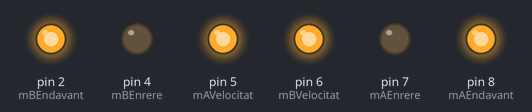
The sketch below on a simulated Arduino Uno, built with avr-gcc and run on an emulated ATmega328P. Parts: output pins drawn as LEDs (lit = HIGH).

Above: at 0.5 s.
At 4.5 s:
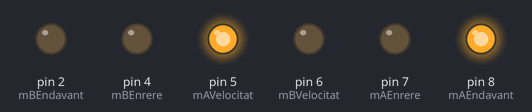
At 6.5 s:
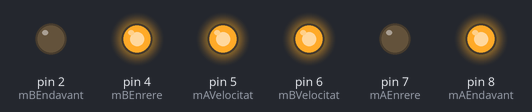
At 7.5 s:
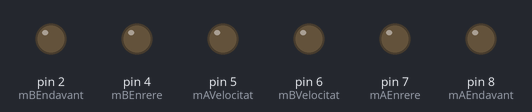
At 10.5 s:
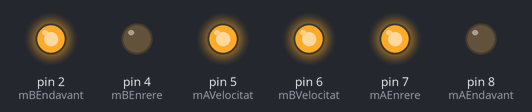
At 14.5 s:
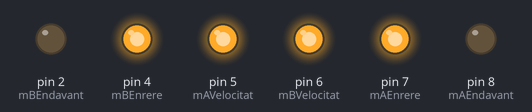
Timing chart, 0 to 15.6 s (numbered marks = the images above):
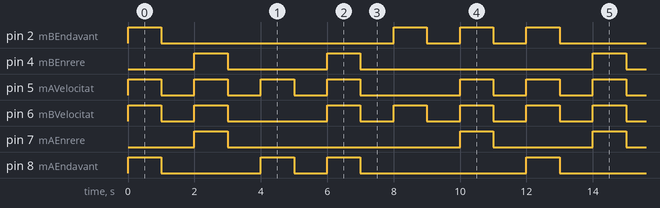

Measured:
- by itself, pin 2 (mBEndavant): repeats every 12.0 s: LOW 7.0 s, 2 × (HIGH 1.0 s, LOW 1.0 s), HIGH 1.0 s
- by itself, pin 4 (mBEnrere): repeats every 12.0 s: LOW 3.0 s, HIGH 1.0 s, LOW 7.0 s, HIGH 1.0 s
- by itself, pin 5 (mAVelocitat): repeats every 12.0 s: 3 × (LOW 1.0 s, HIGH 1.0 s), LOW 3.0 s, HIGH 1.0 s, LOW 1.0 s, HIGH 1.0 s
- by itself, pin 6 (mBVelocitat): repeats every 12.0 s: LOW 1.0 s, HIGH 1.0 s, LOW 3.0 s, 3 × (HIGH 1.0 s, LOW 1.0 s), HIGH 1.0 s
- by itself, pin 7 (mAEnrere): repeats every 12.0 s: LOW 7.0 s, HIGH 1.0 s, LOW 3.0 s, HIGH 1.0 s
- by itself, pin 8 (mAEndavant): repeats every 12.0 s: LOW 3.0 s, HIGH 1.0 s, LOW 1.0 s, HIGH 1.0 s, LOW 5.0 s, HIGH 1.0 s

The sketch:

TestMotor.ino
```cpp
/* Test del circuit dels motors del XJ-LegoBot
Funcions disponibles:
  anarEndavant(velocitat): Posa en marxa els dos motors i fa anar el vehicle endavant a la velocitat indicada.
  anarEnrere(velocitat): Posa en marxa els dos motors i fa anar el vehicle enrere a la velocitat indicada.
  aturar(): Atura els dos motors. Para el vehicle.

  AturarMotorA(): Atura el motor A.
  AturarMotorB(): Atura el motor B.
  anarEndavantA(velocitat): Posa en marxa el motor A endavant a la velocitat indicada.
  anarEndavantB(velocitat): Posa en marxa el motor B endavant a la velocitat indicada.
  anarEnrereA(velocitat): Posa en marxa el motor A enrere a la velocitat indicada.
  anarEnrereA(velocitat): Posa en marxa el motor B enrere a la velocitat indicada.
*/
#include <millisDelay.h>

millisDelay timerPausa;

int mAVelocitat =     5;
int mAEndavant =      8;
int mAEnrere =        7;

int mBVelocitat =     6;
int mBEndavant =      2;
int mBEnrere =        4;

int temps =           1000;
int velocitatMotor =  255;


void setup() {
  pinMode(mAVelocitat,  OUTPUT);
  pinMode(mAEndavant,   OUTPUT);
  pinMode(mAEnrere,     OUTPUT);

  pinMode(mBVelocitat,  OUTPUT);
  pinMode(mBEndavant,   OUTPUT);
  pinMode(mBEnrere,     OUTPUT);

}

void loop() {
  //Motors endavant
  anarEndavant(velocitatMotor);
  aturaPausa();
  //Motors enrere
  anarEnrere(velocitatMotor);
  aturaPausa();
  //Motor A endavant. Motor B aturat
  anarEndavantA(velocitatMotor);
  aturaPausa();
  //Motor A endavant. Motor B enrere
  anarEndavantA(velocitatMotor);
  anarEnrereB(velocitatMotor);
  aturaPausa();
  //Motor A aturat. Motor B endavant
  anarEndavantB(velocitatMotor);
  aturaPausa();
  //Motor A enrere. Motor B endavant
  anarEnrereA(velocitatMotor);
  anarEndavantB(velocitatMotor);
  aturaPausa();
}
```

TestMotor_Funcions.ino
```cpp
/* Funcions dels motors */
//Parar el vehicle
void aturar() {
  AturarMotorA();
  AturarMotorB();
}

void aturaPausa() {
  if (!timerPausa.isRunning()) {
    timerPausa.start(temps * 2);
      while (!timerPausa.justFinished()) {
        if (timerPausa.remaining() <= temps) {
          aturar();
        }
      }
  } else {

  }
}

void AturarMotorA() {
  analogWrite(mAVelocitat, 0);
  digitalWrite(mAEndavant, LOW);
  digitalWrite(mAEnrere, LOW);
}

void AturarMotorB() {
  analogWrite(mBVelocitat, 0);
  digitalWrite(mBEndavant, LOW);
  digitalWrite(mBEnrere, LOW);
}

//Marxa endavant
void anarEndavant(int velocitat) {
  anarEndavantA(velocitat);
  anarEndavantB(velocitat);
}

void anarEndavantA(int velocitat) {
  digitalWrite(mAEndavant, HIGH);
  digitalWrite(mAEnrere, LOW);
  analogWrite(mAVelocitat, velocitat);
}

void anarEndavantB(int velocitat) {
  digitalWrite(mBEndavant, HIGH);
  digitalWrite(mBEnrere, LOW);
  analogWrite(mBVelocitat, velocitat);
}

//Marxa enrere
void anarEnrere(int velocitat) {
  anarEnrereA(velocitat);
  anarEnrereB(velocitat);
}

void anarEnrereA(int velocitat) {
  digitalWrite(mAEndavant, LOW);
  digitalWrite(mAEnrere, HIGH);
  analogWrite(mAVelocitat, velocitat);
}

void anarEnrereB(int velocitat) {
  digitalWrite(mBEndavant, LOW);
  digitalWrite(mBEnrere, HIGH);
  analogWrite(mBVelocitat, velocitat);
}
```
